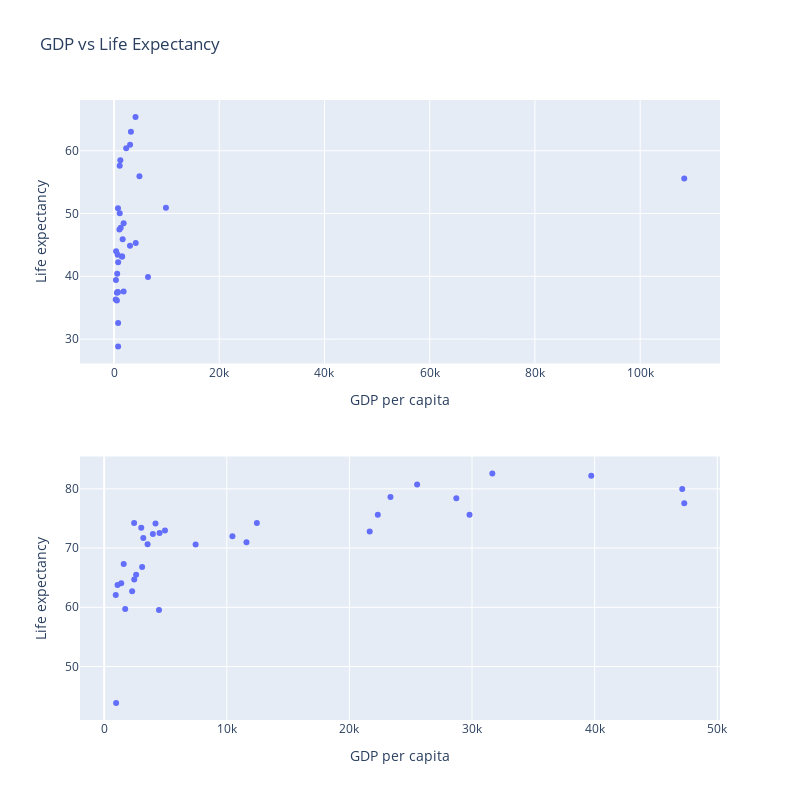

This figure's notebook cell:
### Code cell
# GPT

# Create some example data
df = px.data.gapminder()

# Create subplots with two rows and one column
fig = make_subplots(rows=2, cols=1)

# Add scatter plots to each subplot
fig.add_trace(px.scatter(df.query("year == 1952"), x="gdpPercap", y="lifeExp", color="continent").data[0], row=1, col=1)
fig.add_trace(px.scatter(df.query("year == 2007"), x="gdpPercap", y="lifeExp", color="continent").data[0], row=2, col=1)

# Update layout to add titles and axis labels
fig.update_layout(title="GDP vs Life Expectancy", height=800, width=800, showlegend=False)
fig.update_xaxes(title_text="GDP per capita")
fig.update_yaxes(title_text="Life expectancy")

# Show the plot
fig.show()

### Figure 1 — Plotly figure (JSON) as saved in the notebook; plotly's stock layout.template omitted (floating-point values rounded to 4 significant figures)
{"data": [{"hovertemplate": "continent=Asia<br>gdpPercap=%{x}<br>lifeExp=%{y}<extra></extra>", "legendgroup": "Asia", "marker": {"color": "#636efa", "symbol": "circle"}, "mode": "markers", "name": "Asia", "orientation": "v", "showlegend": true, "type": "scatter", "x": [779.4, 9867.0, 684.2, 368.5, 400.4, 3054.0, 546.6, 749.7, 3035.0, 4130.0, 4087.0, 3217.0, 1547.0, 1088.0, 1031.0, 108400.0, 4835.0, 1831.0, 786.6, 331, 545.9, 1828.0, 684.6, 1273.0, 6460.0, 2315.0, 1084.0, 1643.0, 1207.0, 757.8, 605.1, 1516.0, 781.7], "xaxis": "x", "y": [28.8, 50.94, 37.48, 39.42, 44, 60.96, 37.37, 37.47, 44.87, 45.32, 65.39, 63.03, 43.16, 50.06, 47.45, 55.56, 55.93, 48.46, 42.24, 36.32, 36.16, 37.58, 43.44, 47.75, 39.88, 60.4, 57.59, 45.88, 58.5, 50.85, 40.41, 43.16, 32.55], "yaxis": "y"}, {"hovertemplate": "continent=Asia<br>gdpPercap=%{x}<br>lifeExp=%{y}<extra></extra>", "legendgroup": "Asia", "marker": {"color": "#636efa", "symbol": "circle"}, "mode": "markers", "name": "Asia", "orientation": "v", "showlegend": true, "type": "scatter", "x": [974.6, 29800.0, 1391.0, 1714.0, 4959.0, 39720.0, 2452.0, 3541.0, 11610.0, 4471.0, 25520.0, 31660.0, 4519.0, 1593.0, 23350.0, 47310.0, 10460.0, 12450.0, 3096.0, 944, 1091.0, 22320.0, 2606.0, 3190.0, 21650.0, 47140.0, 3970.0, 4185.0, 28720.0, 7458.0, 2442.0, 3025.0, 2281.0], "xaxis": "x2", "y": [43.83, 75.64, 64.06, 59.72, 72.96, 82.21, 64.7, 70.65, 70.96, 59.55, 80.75, 82.6, 72.53, 67.3, 78.62, 77.59, 71.99, 74.24, 66.8, 62.07, 63.78, 75.64, 65.48, 71.69, 72.78, 79.97, 72.4, 74.14, 78.4, 70.62, 74.25, 73.42, 62.7], "yaxis": "y2"}], "layout": {"height": 800, "showlegend": false, "title": {"text": "GDP vs Life Expectancy"}, "width": 800, "xaxis": {"anchor": "y", "domain": [0, 1], "title": {"text": "GDP per capita"}}, "xaxis2": {"anchor": "y2", "domain": [0, 1], "title": {"text": "GDP per capita"}}, "yaxis": {"anchor": "x", "domain": [0.575, 1], "title": {"text": "Life expectancy"}}, "yaxis2": {"anchor": "x2", "domain": [0, 0.425], "title": {"text": "Life expectancy"}}}}
